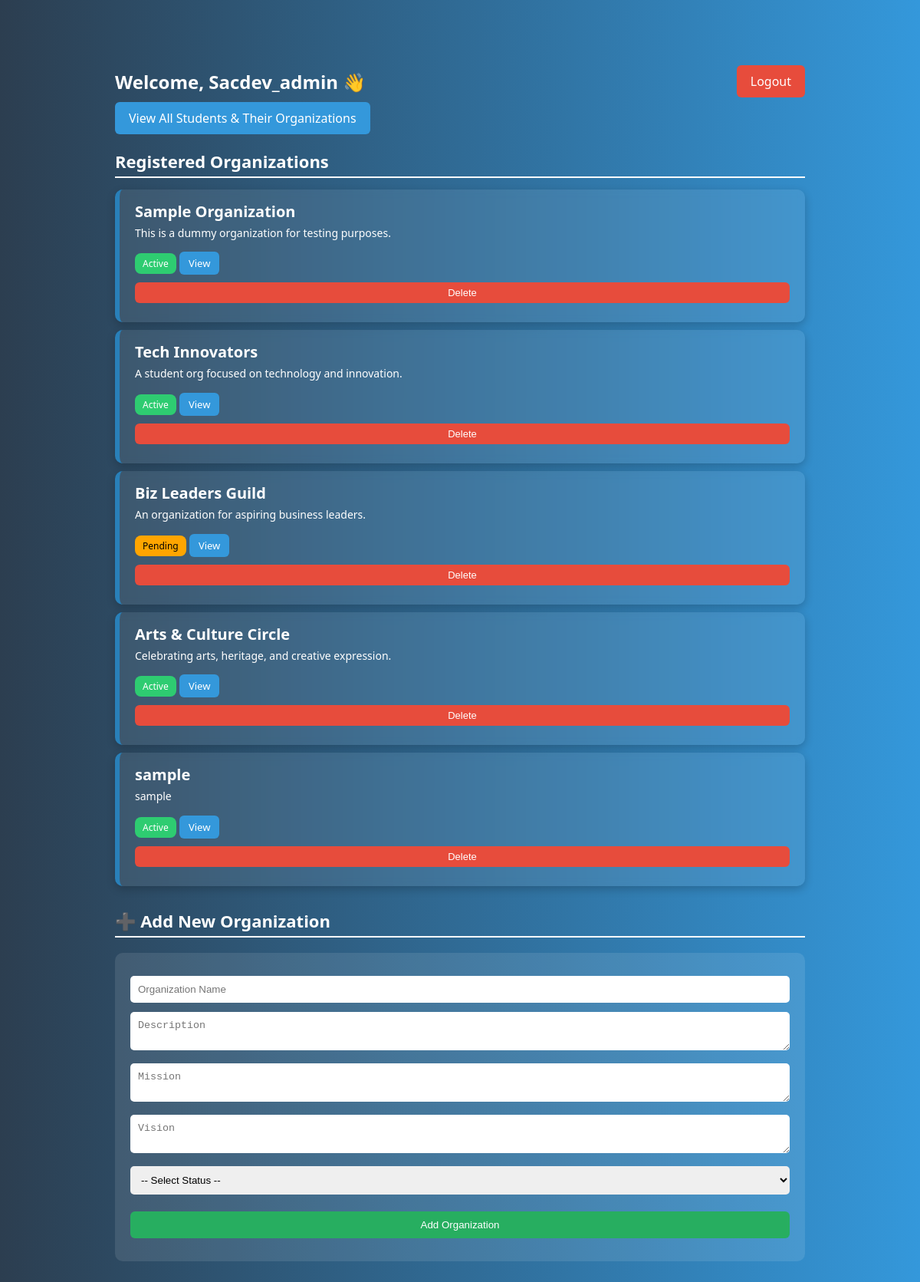
/sacdev_dashboard (signed in), run on an earlier commit of the app's database.
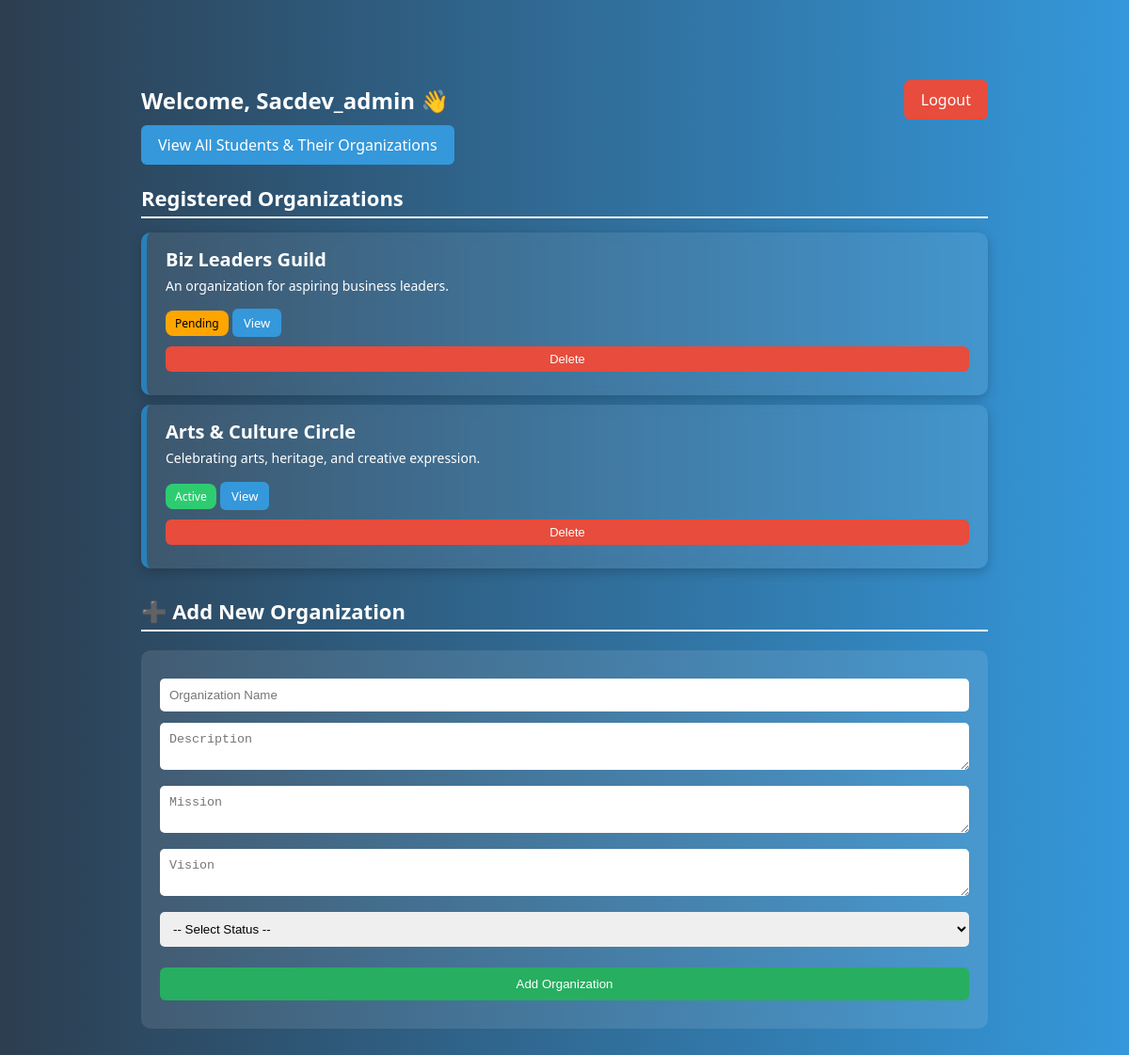
And on a later commit of the database.
### tables this page shows
CREATE TABLE organizations (
        id INTEGER PRIMARY KEY AUTOINCREMENT,
        name TEXT NOT NULL,
        description TEXT,
        mission TEXT,
        vision TEXT,
        status TEXT DEFAULT 'Pending'
    );

### app.py (the view, shortened to what this page needs)
@app.route('/sacdev_dashboard', methods=['GET', 'POST'])
def sacdev_dashboard():
    if session.get('role') != 'sacdev':
        return redirect('/login')
    conn = sqlite3.connect('database/users.db')
    c = conn.cursor()
    c.execute('SELECT * FROM organizations')
    orgs = c.fetchall()
    conn.close()
    return render_template('sacdev_dashboard.html', user=session['username'], orgs=orgs)

### app.py (called while the page is built)
@app.teardown_appcontext
def close_connection(exception):
    db = getattr(g, '_database', None)
    if db is not None:
        db.close()

### templates/sacdev_dashboard.html (shortened to what this page needs)
{% extends 'base.html' %}
{% block content %}
<div class="dashboard-container">
    <div class="dashboard-header">
        <h2>Welcome, {{ user|capitalize }} 👋</h2>
        <a href="{{ url_for('logout') }}" class="btn-logout">Logout</a>
    </div>
    <a href="{{ url_for('students_orgs') }}" class="btn-view-students">View All Students & Their Organizations</a>
    <h3 class="section-title">Registered Organizations</h3>
    {% for org in orgs %}
    <div class="org-card">
        <h4>{{ org[1] }}</h4>
        <p>{{ org[2] }}</p>
        <span class="status {{ org[5]|lower }}">{{ org[5] }}</span>
        <a href="{{ url_for('view_organization', org_id=org[0]) }}" class="view-btn">View</a>
        <form method="POST" style="display:inline;">
            <button type="submit" name="delete_org" class="delete-btn">Delete</button>
        </form>
    </div>
    {% else %}
    <p>No organizations registered yet.</p>
    {% endfor %}
    <h3 class="section-title">➕ Add New Organization</h3>
    <div class="form-section">
        <form method="POST">
            <input type="text" name="name" placeholder="Organization Name" required>
            <textarea name="description" placeholder="Description" required></textarea>
            <textarea name="mission" placeholder="Mission"></textarea>
            <textarea name="vision" placeholder="Vision"></textarea>
            <select name="status" required>
                <option value="">-- Select Status --</option>
            </select>
            <button type="submit" name="add_org" class="submit-btn">Add Organization</button>
        </form>
    </div>
</div>
{% endblock %}

What changed in the data, as far as the page shows it:
removed organizations: name "Sample Organization", description "This is a dummy organization for testing purposes.", status "Active"
removed organizations: name "Tech Innovators", description "A student org focused on technology and innovation.", status "Active"
removed organizations: name "sample", description "sample", status "Active"
